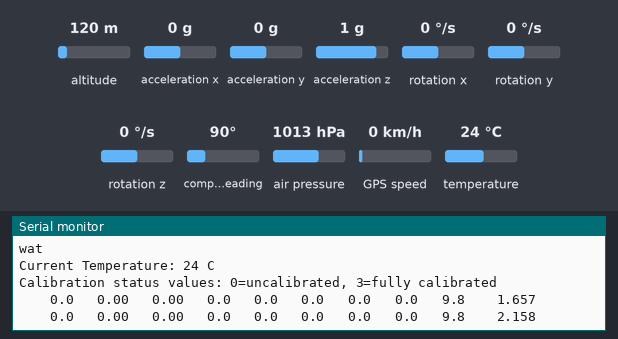
Bench run of a sketch on a simulated Arduino Uno, built with avr-gcc and run on an emulated ATmega328P. Shown: the last lines printed to the serial monitor. The test bench sets the inputs (shaded band); at power-on: acceleration x 0 g, acceleration y 0 g, acceleration z 1 g, rotation x 0 °/s, rotation y 0 °/s, rotation z 0 °/s, altitude 120 m, compass heading 90°, air pressure 1013 hPa, GPS speed 0 km/h, temperature 24 °C. The GPS gets a fix after 3 s at 37.7749, -122.4194 with 8 satellites; no radio packets arrive unless stated.

Above: at 2.3 s.
2.4 s: acceleration x set to -1.4 g
At 3.1 s:
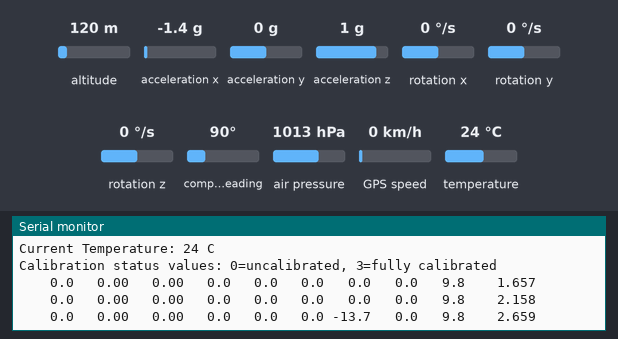
4.6 s: acceleration y set to -1.4 g
At 5.1 s:
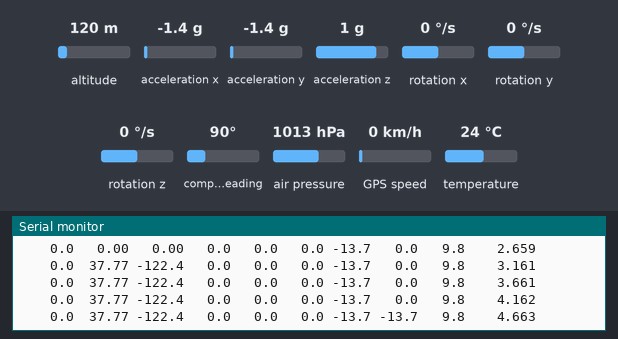
6.6 s: acceleration z set to -1.4 g
At 7.1 s:
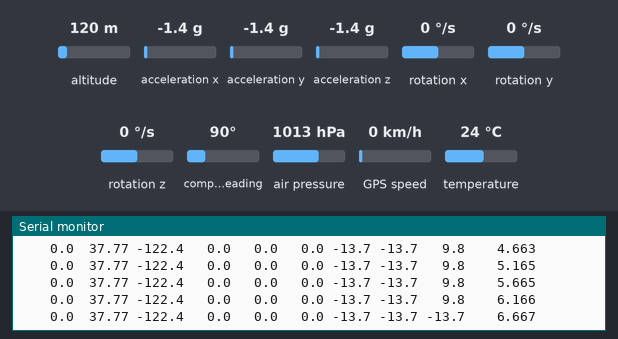
8.6 s: rotation x set to -192 °/s
At 9.1 s:
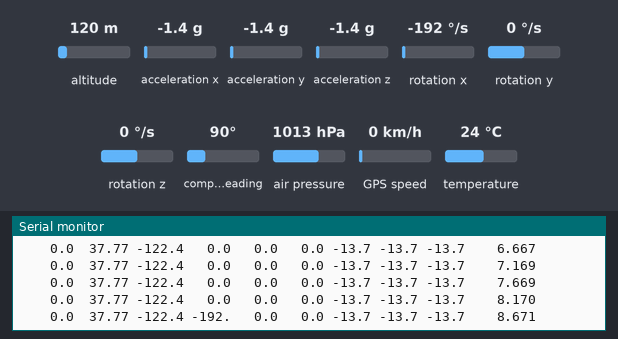
10.6 s: rotation y set to -192 °/s
At 11.1 s:
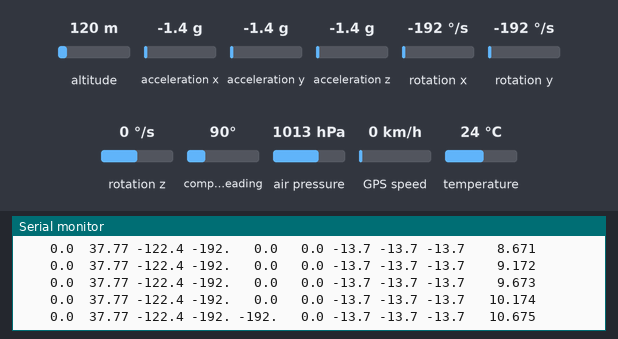
12.6 s: rotation z set to -192 °/s
At 13.1 s:
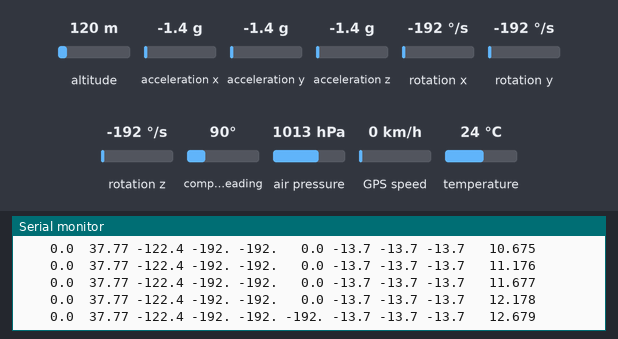

Measured:
- after the input at 2.4 s, the serial monitor: prints a new line after 0.26 s (image 1)
- after the input at 4.6 s, the serial monitor: prints a new line after 0.06 s (image 2)
- after the input at 6.6 s, the serial monitor: prints a new line after 0.07 s (image 3)
- after the input at 8.6 s, the serial monitor: prints a new line after 0.07 s (image 4)
- after the input at 10.6 s, the serial monitor: prints a new line after 0.08 s (image 5)
- after the input at 12.6 s, the serial monitor: prints a new line after 0.08 s (image 6)

The sketch:

RocketRadio19.ino
```cpp
//#include <RobotIRremote.h>
//#include <RobotIRremoteInt.h>
//#include <RobotIRremoteTools.h>

 #include <Arduino.h>
#include <Wire.h>


#include <SPI.h>
#include <RH_RF95.h>

#define RFM95_CS 10
#define RFM95_RST 9
#define RFM95_INT 3

// Change to 434.0 or other frequency, must match RX's freq!
#define RF95_FREQ 915.0

// Singleton instance of the radio driver
RH_RF95 rf95(RFM95_CS, RFM95_INT);

// Blinky on receipt
#define LED 13


//IMU Library
#include <Adafruit_Sensor.h>
#include <Adafruit_BNO055.h>


//
//GPS Library
#include <Adafruit_GPS.h>
#include <SoftwareSerial.h>

//Barometric Alt Library
#include <Adafruit_BMP280.h>


//IMU
#define BNO055_SAMPLERATE_DELAY_MS (100)

// Check I2C device address and correct line below (by default address is 0x29 or 0x28)
//                                   id, address
Adafruit_BNO055 bno = Adafruit_BNO055(-1, 0x28);


//GPS
//GPS Wiring
// Connect the GPS Power pin to 5V
// Connect the GPS Ground pin to ground
// Connect the GPS TX (transmit) pin to Digital 8
// Connect the GPS RX (receive) pin to Digital 7

// you can change the pin numbers to match your wiring:
SoftwareSerial mySerial(8, 7);
Adafruit_GPS GPS(&mySerial);
#define GPSECHO  false


//Baro Alt
Adafruit_BMP280 bmp; // I2C
//Adafruit_BMP280 bmp(BMP_CS); // hardware SPI
//Adafruit_BMP280 bmp(BMP_CS, BMP_MOSI, BMP_MISO,  BMP_SCK);
double baseline;


void setup() {

  Wire.begin();
     // Radio SetUP
       pinMode(RFM95_RST, OUTPUT);
       digitalWrite(RFM95_RST, HIGH);

       while (!Serial);
       Serial.begin(9600);
       delay(100);


      // manual reset
      digitalWrite(RFM95_RST, LOW);
      delay(10);
      digitalWrite(RFM95_RST, HIGH);
      delay(10);

      while (!rf95.init()) {
      Serial.println("LoRa failed");
        while (1);
      }

      // Defaults after init are 434.0MHz, modulation GFSK_Rb250Fd250, +13dbM
      if (!rf95.setFrequency(915)) {
        Serial.println("setFrequency failed");
        while (1);
      }
    //  Serial.println(915);
        Serial.println("wat");

      // Defaults after init are 434.0MHz, 13dBm, Bw = 125 kHz, Cr = 4/5, Sf = 128chips/symbol, CRC on

      // The default transmitter power is 13dBm, using PA_BOOST.
      // If you are using RFM95/96/97/98 modules which uses the PA_BOOST transmitter pin, then
      // you can set transmitter powers from 5 to 23 dBm:
      rf95.setTxPower(23, false);


    //GPS Setup
      GPS.begin(9600);
//
//      // uncomment this line to turn on RMC (recommended minimum) and GGA (fix data) including altitude
      GPS.sendCommand(PMTK_SET_NMEA_OUTPUT_RMCGGA);
//      // uncomment this line to turn on only the "minimum recommended" data
//      //GPS.sendCommand(PMTK_SET_NMEA_OUTPUT_RMCONLY);
//      // For parsing data, we don't suggest using anything but either RMC only or RMC+GGA since
//      // the parser doesn't care about other sentences at this time
//
//      // Set the update rate
      GPS.sendCommand(PMTK_SET_NMEA_UPDATE_1HZ);   // 1 Hz update rate
//      // For the parsing code to work nicely and have time to sort thru the data, and
//      // print it out we don't suggest using anything higher than 1 Hz
//
//      // Request updates on antenna status, comment out to keep quiet
      GPS.sendCommand(PGCMD_ANTENNA);
//
     delay(1000);
//      // Ask for firmware version
//      mySerial.println(PMTK_Q_RELEASE);

      //IMU Setup
  /* Initialise the sensor */
  if(!bno.begin())
  {
    /* There was a problem detecting the BNO055 ... check your connections */
    Serial.print("Ooops, no BNO055 detected ... Check your wiring or I2C ADDR!");
    while(1);
  }

  int8_t temp = bno.getTemp();
  Serial.print("Current Temperature: ");
  Serial.print(temp);
  Serial.println(" C");
  Serial.println("");

  bno.setExtCrystalUse(true);

  Serial.println("Calibration status values: 0=uncalibrated, 3=fully calibrated");


  if (!bmp.begin()) {
    Serial.println(F("Could not find a valid BMP280 sensor, check wiring!"));
    while (1);
  }
  baseline = (double)bmp.readPressure()/100;

  /* Default settings from datasheet. */
  bmp.setSampling(Adafruit_BMP280::MODE_NORMAL,     /* Operating Mode. */
                  Adafruit_BMP280::SAMPLING_X2,     /* Temp. oversampling */
                  Adafruit_BMP280::SAMPLING_X16,    /* Pressure oversampling */
                  Adafruit_BMP280::FILTER_X16,      /* Filtering. */
                  Adafruit_BMP280::STANDBY_MS_500); /* Standby time. */


}


uint32_t timer = millis;
void loop() {
//Wire.beginTransmission(ACCEL_OFFSET_Z_MSB_ADDR);
//Wire.write(xxxxxx11b);
//Wire.endTransmission();

  double a,P;
  char Telem[100];
  Telem[0] = 0;


  // put your main code here, to run repeatedly:
    char c = GPS.read();
  // if you want to debug, this is a good time to do it!
//  if ((c) && (GPSECHO))
//    Serial.write(c);
//
//  // if a sentence is received, we can check the checksum, parse it...
  if (GPS.newNMEAreceived()) {
//    // a tricky thing here is if we print the NMEA sentence, or data
//    // we end up not listening and catching other sentences!
//    // so be very wary if using OUTPUT_ALLDATA and trytng to print out data
//    //Serial.println(GPS.lastNMEA());   // this also sets the newNMEAreceived() flag to false
//
    if (!GPS.parse(GPS.lastNMEA()))   // this also sets the newNMEAreceived() flag to false
      return;  // we can fail to parse a sentence in which case we should just wait for another
    }

  // if millis() or timer wraps around, we'll just reset it
  if (timer > millis())  timer = millis();

  // approximately every 2 seconds or so, print out the current stats
  if (millis() - timer > 500) {
    timer = millis(); // reset the timer

  imu::Vector<3> Gyro = bno.getVector(Adafruit_BNO055::VECTOR_GYROSCOPE);
  imu::Vector<3> Accel = bno.getVector(Adafruit_BNO055::VECTOR_ACCELEROMETER);
  imu::Vector<3> Mag = bno.getVector(Adafruit_BNO055::VECTOR_MAGNETOMETER);


    int8_t Temp = bno.getTemp();
    P = bmp.readPressure();
    a = bmp.readAltitude(baseline);


  dtostrf(a,7,1,Telem);
  Telem[7] = ' ';
  dtostrf(GPS.latitudeDegrees ,6,2,Telem+8);
  Telem[14] = ' ';
  dtostrf(GPS.longitudeDegrees ,6,2,Telem+15);
  Telem[21] = ' ';
  dtostrf(Gyro.x(),5,1,Telem+22);
  Telem[27] = ' ';
  dtostrf(Gyro.y(),5,1,Telem+28);
  Telem[33] = ' ';
  dtostrf(Gyro.z(),5,1,Telem+34);
  Telem[39] = ' ';
  dtostrf(Accel.x(),5,1,Telem+40);
  Telem[45] = ' ';
  dtostrf(Accel.y(),5,1,Telem+46);
  Telem[51] = ' ';
  dtostrf(Accel.z(),5,1,Telem+52);
  Telem[57] = ' ';
//  dtostrf(Mag.x(),5,1,Telem+58);
//  Telem[63] = ' ';
//  dtostrf(Mag.y(),5,1,Telem+64);
//  Telem[69] = ' ';
//  dtostrf(Mag.z(),5,1,Telem+70);
//  Telem[75] = ' ';
  dtostrf(millis()/1000.0,8,3,Telem+58);

  Serial.println(Telem);

//Serial.print(a);
//Serial.print(" ");
//Serial.print(P);
//Serial.print(" ");
//Serial.print(GPS.latitudeDegrees);
//Serial.print(" ");
//Serial.print(GPS.longitudeDegrees);
//Serial.print(" ");
//Serial.print(Gyro.x(), 2);
//Serial.print(" ");
//Serial.print(Gyro.y(), 2);
//Serial.print(" ");
//Serial.print(Gyro.z(), 2);
//Serial.print(" ");
//Serial.print(Accel.x(), 2);
//Serial.print(" ");
//Serial.print(Accel.y(), 2);
//Serial.print(" ");
//Serial.print(Accel.z(), 2);
//Serial.print(" ");
//Serial.print(Mag.x(), 2);
//Serial.print(" ");
//Serial.print(Mag.y(), 2);
//Serial.print(" ");
//Serial.print(Mag.z(), 2);
//Serial.print(" ");
//Serial.println((double)millis()/1000);


rf95.send((uint8_t *)Telem, 90);
rf95.waitPacketSent();
  }
}
```
